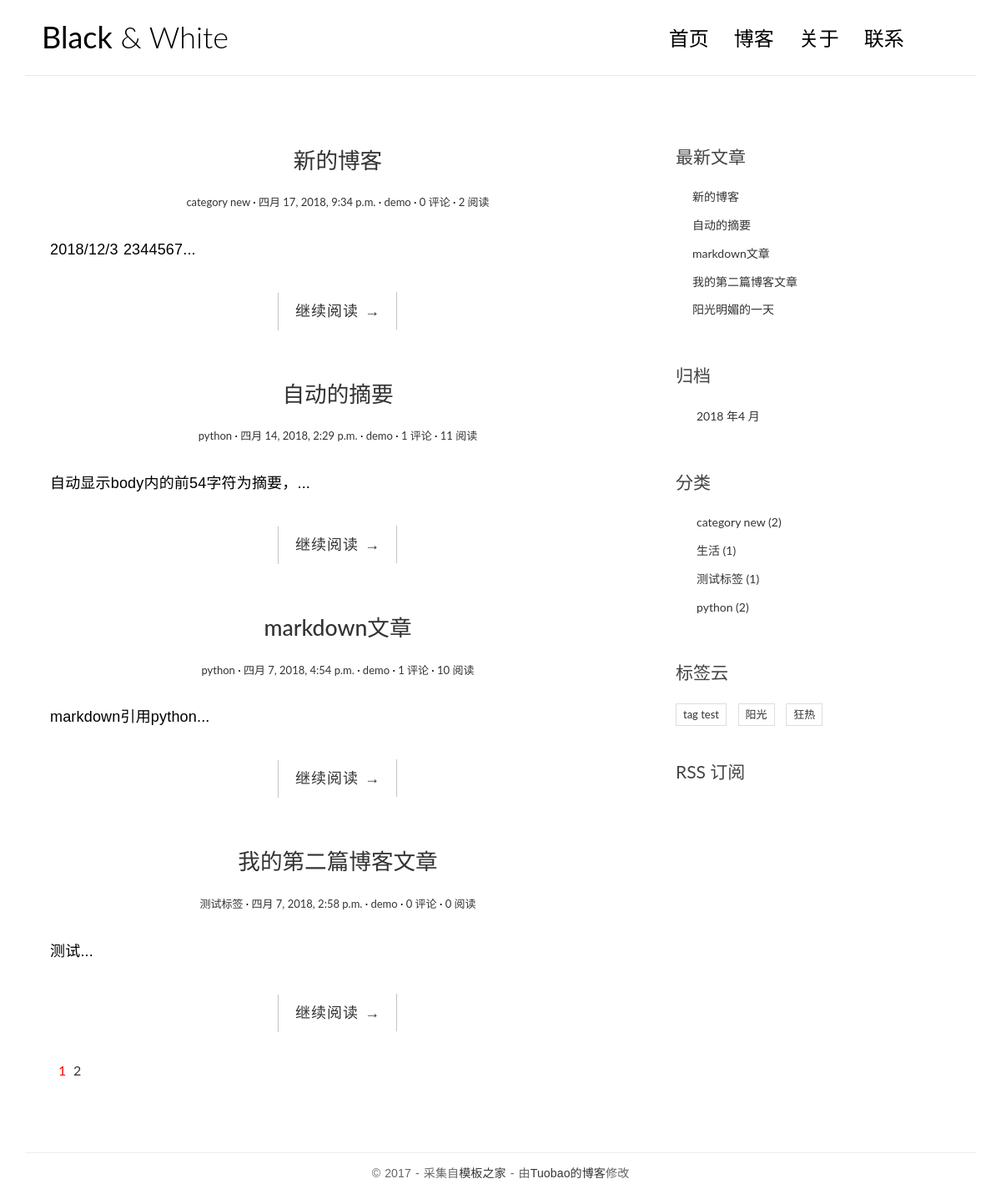
The page / on the database its author committed.
### blog/models.py (models this page shows, shortened)
class Post(models.Model):
    title = models.CharField(max_length=70)
    body= models.TextField()
    created_time = models.DateTimeField()
    modified_time = models.DateTimeField()
    excerpt = models.CharField(max_length=200, blank=True)
    category = models.ForeignKey(Category)
    tags = models.ManyToManyField(Tag, blank=True)
    author = models.ForeignKey(User, related_name='author')
    views = models.PositiveIntegerField(default=0, editable=False)
    def get_absolute_url(self):
        return reverse('blog:detail', kwargs={'pk': self.pk})
    class Meta:
        ordering = ['-created_time']

class Category(models.Model):
    name = models.CharField(max_length=100)

class Tag(models.Model):
    name = models.CharField(max_length=100)

### blog/views.py (the view, shortened to what this page needs)
# urls.py: url(r'^$', views.IndexView.as_view(), name='index'),
class IndexView(ListView):
    model = Post
    template_name = 'blog/index.html'
    context_object_name = 'post_list'
    paginate_by = 4
    def get_context_data(self, **kwargs):
        context = super().get_context_data(**kwargs)
        paginator = context.get('paginator')
        page = context.get('page_obj')
        is_paginated = context.get('is_paginated')
        pagination_data = self.pagination_data(paginator, page, is_paginated)
        context.update(pagination_data)
        return context
    def pagination_data(self, paginator, page, is_paginated):
        if not is_paginated:
            return {}
        left = []
        right = []
        left_has_more = False
        right_has_more = False
        first = False
        last = False
        page_number = page.number
        total_pages = paginator.num_pages
        page_range = paginator.page_range
        if page_number == 1:
            right = page_range[page_number:page_number + 2]
            if right[-1] < total_pages - 1:
                right_has_more = True
            if right[-1] < total_pages:
                last = True
        elif page_number == total_pages:
            left = page_range[(page_number - 3) if (page_number - 3) > 0 else 0:page_number - 1]
            if left[0] > 2:
                left_has_more = True
            if left[0] > 1:
                first = True
        data = {
            'left': left,
            'right': right,
            'left_has_more': left_has_more,
            'right_has_more': right_has_more,
            'first': first,
            'last': last,
        }
        return data

### blog/templatetags/blog_tags.py (called while the page is built)
@register.simple_tag
def get_recent_posts(num=5):
    return Post.objects.all().order_by('-created_time')[:num]

@register.simple_tag
def archivers():
    return Post.objects.dates('created_time', 'month', order='DESC')

@register.simple_tag
def get_categories():
    return Category.objects.annotate(num_posts=Count('post')).filter(num_posts__gt=0)

@register.simple_tag
def get_tags():
    return Tag.objects.annotate(num_posts=Count('post')).filter(num_posts__gt=0)

### templates/blog/index.html (shortened to what this page needs)
{% extends 'base.html' %}
{% block main %}
{% for post in post_list %}
<article class="post post-{{ post.pk }}">
    <header class="entry-header">
        <h1 class="entry-title">
            <a href="{{ post.get_absolute_url }}">{{ post.title }}</a>
        </h1>
        <div class="entry-meta">
            <span class="post-category"><a href="#">{{ post.category.name }}</a></span>
            <span class="post-date"><a href="#"><time class="entry-date"
                                                      datetime="{{ post.created_time }}">{{ post.created_time }}</time></a></span>
            <span class="post-author"><a href="#">{{ post.author }}</a></span>
            <span class="comments-link"><a href="#">{{ post.comment_set.count }} 评论</a></span>
            <span class="views-count"><a href="#">{{ post.views }} 阅读</a></span>
        </div>
    </header>
    <div class="entry-content clearfix">
        <p>{{ post.excerpt }}...</p>
        <div class="read-more cl-effect-14">
            <a href="{{ post.get_absolute_url }}" class="more-link">继续阅读 <span class="meta-nav">→</span></a>
        </div>
    </div>
</article>
{% empty %}
<div class="no-post">暂时还没有发布的文章!</div>
{% endfor %}
{% if is_paginated %}
<div class="pagination">
    <ul>
    <li><a href="?page={{ page_obj.number }}" style="color: red">{{ page_obj.number }}</a></li>
    {% if right %}
        {% for i in right %}
            <li><a href="?page={{ i }}">{{ i }}</a></li>
        {% endfor %}
    {% endif %}
    </ul>
</div>
{% endif %}
{% endblock main %}

### templates/base.html (shortened to what this page needs)
{% load staticfiles %}
{% load blog_tags %}
<html>
<head>
    <link rel="stylesheet" href="http://code.ionicframework.com/ionicons/2.0.1/css/ionicons.min.css">
    <link rel="stylesheet" href="{% static 'blog/css/bootstrap.min.css' %}">
    <link rel="stylesheet" href="{% static 'blog/css/pace.css' %}">
    <link rel="stylesheet" href="{% static 'blog/css/custom.css' %}">
    <link rel="stylesheet" href="{% static 'blog/css/highlights/github.css' %}">
</head>
<body>
<div class="container">
    <header id="site-header">
        <div class="row">
            <div class="col-md-4 col-sm-5 col-xs-8">
                <div class="logo">
                    <h1><a href="{% url 'blog:index' %}"><b>Black</b> &amp; White</a></h1>
                </div>
            </div>
            <div class="col-md-8 col-sm-7 col-xs-4">
                <nav class="main-nav" role="navigation">
                    <div class="collapse navbar-collapse" id="bs-example-navbar-collapse-1">
                        <ul class="nav navbar-nav navbar-right">
                            <li class="cl-effect-11"><a href="{% url 'blog:index' %}" data-hover="首页">首页</a></li>
                            <li class="cl-effect-11"><a href="full-width.html" data-hover="博客">博客</a></li>
                            <li class="cl-effect-11"><a href="about.html" data-hover="关于">关于</a></li>
                            <li class="cl-effect-11"><a href="contact.html" data-hover="联系">联系</a></li>
                        </ul>
                    </div>
                </nav>
            </div>
        </div>
    </header>
</div>
<div class="content-body">
    <div class="container">
        <div class="row">
            <main class="col-md-8">
             {% block main %}
                {%endblock main%}
            </main>
            <aside class="col-md-4">
                <div class="widget widget-recent-posts">
                    <h3 class="widget-title">最新文章</h3>
                    {% get_recent_posts as recent_post_list %}
                    <ul>
                        {% for post in recent_post_list %}
                        <li>
                            <a href="{{ post.get_absolute_url }}">{{ post.title }}</a>
                        </li>
                        {% empty %}
                        <p>暂无文章</p>
                        {% endfor %}
                    </ul>
                </div>
                <div class="widget widget-archives">
                    <h3 class="widget-title">归档</h3>
                    {% archivers as date_list %}
                    <ul>
                        {% for date in date_list %}
                        <li>
                            <a href="{% url 'blog:archives' date.year date.month %}">{{ date.year }} 年{{ date.month }} 月</a>
                        </li>
                        {% empty %}
                        暂无归档
                        {% endfor %}
                    </ul>
                </div>
                <div class="widget widget-category">
                    <h3 class="widget-title">分类</h3>
                    {% get_categories as category_list %}
                    <ul>
                        {% for category in category_list %}
                        <li>
                            <a href="{% url 'blog:category' category.pk %}">{{ category.name }} <span class="post-count">({{ category.num_posts }})</span></a>
                        </li>
                        {% empty %}
                        暂无分类
                        {% endfor %}
                    </ul>
                </div>
                <div class="widget widget-tag-cloud">
                    <h3 class="widget-title">标签云</h3>
                    {% get_tags as tag_list %}
                    <ul>
                        {% for tag in tag_list %}
                        <li>
                            <a href="{% url 'blog:tag' tag.pk %}">{{ tag.name }}</a>
                        </li>
                        {% empty %}
                        暂无标签
                        {% endfor %}
                    </ul>
                </div>
                <div class="rss">
                    <a href="{% url 'rss' %}"> RSS 订阅</a>
                </div>
            </aside>
        </div>
    </div>
</div>
<footer id="site-footer">
    <div class="container">
        <div class="row">
            <div class="col-md-12">
                <p class="copyright">&copy 2017 - 采集自<a href="http://www.cssmoban.com/"
                                                        target="_blank" title="模板之家">模板之家</a>
                    - 由<a href="http://127.0.0.1:8000" title="网页模板" target="_blank">Tuobao的博客</a>修改
                </p>
            </div>
        </div>
    </div>
</footer>
</body>
</html>

### blog/static/blog/css/custom.css (style rules this page uses)
* { outline: none; }
h1, h2, h3, h4, h5, h6 { margin-top: 0; }
b { font-weight: 400; }
a { color: #333; }
body { color: #444; font-family: 'Lato', sans-serif; }
p { font-family: 'Ubuntu', sans-serif; font-weight: 400; word-spacing: 1px; letter-spacing: 0.01em; }
#site-header { background-color: #FFF; padding: 25px 20px; margin-bottom: 40px; border-bottom: 1px solid #e7e7e7; }
.logo h1 a { color: #000; }
.logo h1 { margin: 0; font-family: 'Lato', sans-serif; font-weight: 300; }
.main-nav { margin-top: 11px; max-width: 95%; }
.main-nav a { color: #000000 !important; padding: 0 0 5px 0 !important; margin-right: 30px; font-family: 'Lato', sans-serif; font-weight: 300; font-size: 24px; }
.cl-effect-11 a { padding: 10px 0; color: #0972b4; text-shadow: none; }
.cl-effect-11 a::before { position: absolute; top: 0; left: 0; overflow: hidden; padding: 0 0 5px 0 !important; max-width: 0; border-bottom: 1px solid #000; color: #000; content: attr(data-hover); white-space: nowrap; -webkit-transition: max-width 0.5s; -moz-transition: max-width 0.5s; transition: max-width 0.5s; }
.content-body { padding-bottom: 4em; }
.post { background: #fff; padding: 30px 30px 0; }
.entry-title { text-align: center; font-size: 1.9em; margin-bottom: 20px; line-height: 1.6; padding: 10px 20px 0; }
.entry-meta { text-align: center; color: #DDDDDD; font-size: 13px; margin-bottom: 30px; }
.entry-content { font-size: 18px; line-height: 1.9; font-weight: 300; color: #000; }
.post-category::after, .post-date::after, .post-author::after, .comments-link::after { content: ' ·'; color: #000; }
.read-more { font-family: 'Ubuntu', sans-serif; font-weight: 400; word-spacing: 1px; letter-spacing: 0.01em; text-align: center; margin-top: 20px; }
.cl-effect-14 a { padding: 0 20px; height: 45px; line-height: 45px; position: relative; display: inline-block; margin: 15px 25px; letter-spacing: 1px; font-weight: 400; text-shadow: 0 0 1px rgba(255, 255, 255, 0.3); }
.cl-effect-14 a::before, .cl-effect-14 a::after { position: absolute; width: 45px; height: 1px; background: #C3C3C3; content: ''; -webkit-transition: all 0.3s; -moz-transition: all 0.3s; transition: all 0.3s; pointer-events: none; }
.cl-effect-14 a::before { top: 0; left: 0; -webkit-transform: rotate(90deg); -moz-transform: rotate(90deg); transform: rotate(90deg); -webkit-transform-origin: 0 0; -moz-transform-origin: 0 0; transform-origin: 0 0; }
.cl-effect-14 a::after { right: 0; bottom: 0; -webkit-transform: rotate(90deg); -moz-transform: rotate(90deg); transform: rotate(90deg); -webkit-transform-origin: 100% 0; -moz-transform-origin: 100% 0; transform-origin: 100% 0; }
.widget { background: #fff; padding: 30px 0 0; }
.widget-title { font-size: 1.5em; margin-bottom: 20px; line-height: 1.6; padding: 10px 0 0; font-weight: 400; }
.widget-recent-posts ul { padding: 0; margin: 0; padding-left: 20px; }
.widget-recent-posts ul li { list-style-type: none; position: relative; line-height: 170%; margin-bottom: 10px; }
.widget-recent-posts ul li::before { content: '\f3d3'; font-family: "Ionicons"; position: absolute; left: -17px; top: 3px; font-size: 16px; color: #000; }
.widget-archives ul { padding: 0; margin: 0; padding-left: 25px; }
.widget-archives ul li { list-style-type: none; position: relative; line-height: 170%; margin-bottom: 10px; }
.widget-archives ul li::before { content: '\f3f3'; font-family: "Ionicons"; position: absolute; left: -25px; top: 1px; font-size: 16px; color: #000; }
.widget-category ul { padding: 0; margin: 0; padding-left: 25px; }
.widget-category ul li { list-style-type: none; position: relative; line-height: 170%; margin-bottom: 10px; }
.widget-category ul li::before { content: '\f3fe'; font-family: "Ionicons"; position: absolute; left: -25px; top: 1px; font-size: 18px; color: #000; }
.widget-tag-cloud ul { padding: 0; margin: 0; margin-right: -10px; }
.widget-tag-cloud ul li { list-style-type: none; font-size: 13px; display: inline-block; margin-right: 10px; margin-bottom: 10px; padding: 3px 8px; border: 1px solid #ddd; }
.rss { font-size: 21px; margin-top: 30px; }
.rss a { color: #444; }
#site-footer { padding-top: 10px; padding: 0 0 1.5em 0; }
.copyright { text-align: center; padding-top: 1em; margin: 0; border-top: 1px solid #eee; color: #666; }
.pagination ul { list-style: none; }
.pagination ul li { display: inline-block; font-size: 16px; margin-right: 5px; }

### rows shown on the page
Post: title "新的博客", category.name "category new", created_time "四月 17, 2018, 9:34 p.m.", author "demo", comment_set.count "0", views "2", excerpt "2018/12/3 2344567"
Post: title "自动的摘要", category.name "python", created_time "四月 14, 2018, 2:29 p.m.", author "demo", comment_set.count "1", views "11", excerpt "自动显示body内的前54字符为摘要，"
Post: title "markdown文章", category.name "python", created_time "四月 7, 2018, 4:54 p.m.", author "demo", comment_set.count "1", views "10", excerpt "markdown引用python"
Post: title "我的第二篇博客文章", category.name "测试标签", created_time "四月 7, 2018, 2:58 p.m.", author "demo", comment_set.count "0", views "0", excerpt "测试"
Post: title "阳光明媚的一天"
Category: name "category new", num_posts "2"
Category: name "生活", num_posts "1"
Category: name "测试标签", num_posts "1"
Category: name "python", num_posts "2"
Tag: name "tag test"
Tag: name "阳光"
Tag: name "狂热"

### other values the page prints
{{ page_obj.number }} "1"
{{ i }} "2"
{{ date.year }} "2018"
{{ date.month }} "4"
